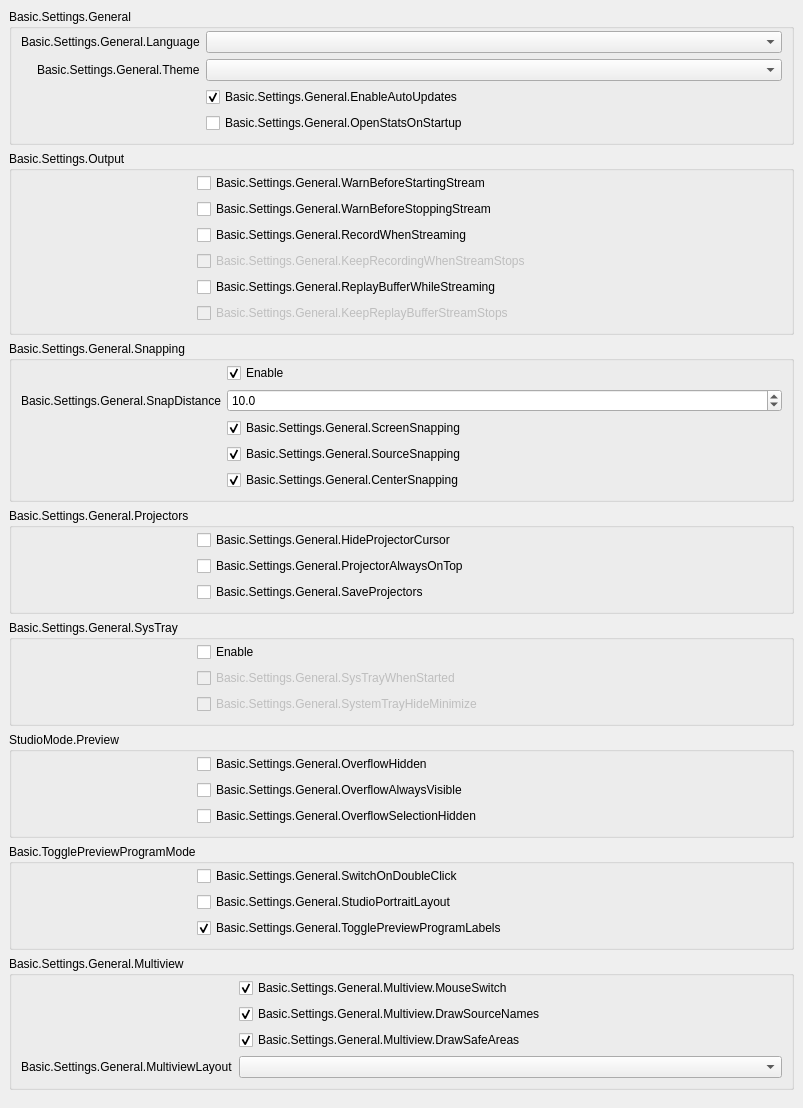
           <widget class="QWidget" name="scrollAreaWidgetContents_2">
            <property name="geometry">
             <rect>
              <x>0</x>
              <y>0</y>
              <width>803</width>
              <height>954</height>
             </rect>
            </property>
            <layout class="QVBoxLayout" name="verticalLayout_19">
             <property name="leftMargin">
              <number>0</number>
             </property>
             <property name="topMargin">
              <number>0</number>
             </property>
             <property name="rightMargin">
              <number>0</number>
             </property>
             <property name="bottomMargin">
              <number>9</number>
             </property>
             <item alignment="Qt::AlignTop">
              <widget class="QWidget" name="widget_2" native="true">
               <layout class="QVBoxLayout" name="verticalLayout_20">
                <item>
                 <widget class="QGroupBox" name="groupBox_15">
                  <property name="title">
                   <string>Basic.Settings.General</string>
                  </property>
                  <layout class="QFormLayout" name="formLayout_32">
                   <property name="fieldGrowthPolicy">
                    <enum>QFormLayout::AllNonFixedFieldsGrow</enum>
                   </property>
                   <property name="labelAlignment">
                    <set>Qt::AlignRight|Qt::AlignTrailing|Qt::AlignVCenter</set>
                   </property>
                   <property name="topMargin">
                    <number>2</number>
                   </property>
                   <item row="0" column="0">
                    <widget class="QLabel" name="label">
                     <property name="text">
                      <string>Basic.Settings.General.Language</string>
                     </property>
                     <property name="buddy">
                      <cstring>language</cstring>
                     </property>
                    </widget>
                   </item>
                   <item row="0" column="1">
                    <widget class="QComboBox" name="language"/>
                   </item>
                   <item row="1" column="0">
                    <widget class="QLabel" name="label_42">
                     <property name="text">
                      <string>Basic.Settings.General.Theme</string>
                     </property>
                     <property name="buddy">
                      <cstring>theme</cstring>
                     </property>
                    </widget>
                   </item>
                   <item row="1" column="1">
                    <widget class="QComboBox" name="theme"/>
                   </item>
                   <item row="2" column="0">
                    <spacer name="horizontalSpacer_3">
                     <property name="orientation">
                      <enum>Qt::Horizontal</enum>
                     </property>
                     <property name="sizeType">
                      <enum>QSizePolicy::Fixed</enum>
                     </property>
                     <property name="sizeHint" stdset="0">
                      <size>
                       <width>170</width>
                       <height>5</height>
                      </size>
                     </property>
                    </spacer>
                   </item>
                   <item row="2" column="1">
                    <widget class="QCheckBox" name="enableAutoUpdates">
                     <property name="text">
                      <string>Basic.Settings.General.EnableAutoUpdates</string>
                     </property>
                     <property name="checked">
                      <bool>true</bool>
                     </property>
                    </widget>
                   </item>
                   <item row="3" column="1">
                    <widget class="QCheckBox" name="openStatsOnStartup">
                     <property name="text">
                      <string>Basic.Settings.General.OpenStatsOnStartup</string>
                     </property>
                    </widget>
                   </item>
                  </layout>
                 </widget>
                </item>
                <item>
                 <widget class="QGroupBox" name="groupBox_16">
                  <property name="title">
                   <string>Basic.Settings.Output</string>
                  </property>
                  <layout class="QFormLayout" name="formLayout_2">
                   <property name="fieldGrowthPolicy">
                    <enum>QFormLayout::AllNonFixedFieldsGrow</enum>
                   </property>
                   <property name="topMargin">
                    <number>2</number>
                   </property>
                   <item row="0" column="0">
                    <spacer name="horizontalSpacer_5">
                     <property name="orientation">
                      <enum>Qt::Horizontal</enum>
                     </property>
                     <property name="sizeType">
                      <enum>QSizePolicy::Fixed</enum>
                     </property>
                     <property name="sizeHint" stdset="0">
                      <size>
                       <width>170</width>
                       <height>5</height>
                      </size>
                     </property>
                    </spacer>
                   </item>
                   <item row="0" column="1">
                    <widget class="QCheckBox" name="warnBeforeStreamStart">
                     <property name="text">
                      <string>Basic.Settings.General.WarnBeforeStartingStream</string>
                     </property>
                    </widget>
                   </item>
                   <item row="1" column="1">
                    <widget class="QCheckBox" name="warnBeforeStreamStop">
                     <property name="text">
                      <string>Basic.Settings.General.WarnBeforeStoppingStream</string>
                     </property>
                    </widget>
                   </item>
                   <item row="2" column="1">
                    <widget class="QCheckBox" name="recordWhenStreaming">
                     <property name="text">
                      <string>Basic.Settings.General.RecordWhenStreaming</string>
                     </property>
                    </widget>
                   </item>
                   <item row="3" column="1">
                    <widget class="QCheckBox" name="keepRecordStreamStops">
                     <property name="enabled">
                      <bool>false</bool>
                     </property>
                     <property name="text">
                      <string>Basic.Settings.General.KeepRecordingWhenStreamStops</string>
                     </property>
                    </widget>
                   </item>
                   <item row="4" column="1">
                    <widget class="QCheckBox" name="replayWhileStreaming">
                     <property name="text">
                      <string>Basic.Settings.General.ReplayBufferWhileStreaming</string>
                     </property>
                    </widget>
                   </item>
                   <item row="5" column="1">
                    <widget class="QCheckBox" name="keepReplayStreamStops">
                     <property name="enabled">
                      <bool>false</bool>
                     </property>
                     <property name="text">
                      <string>Basic.Settings.General.KeepReplayBufferStreamStops</string>
                     </property>
                    </widget>
                   </item>
                  </layout>
                 </widget>
                </item>
                <item>
                 <widget class="QGroupBox" name="groupBox_10">
                  <property name="enabled">
                   <bool>true</bool>
                  </property>
                  <property name="sizePolicy">
                   <sizepolicy hsizetype="Preferred" vsizetype="Maximum">
                    <horstretch>0</horstretch>
                    <verstretch>0</verstretch>
                   </sizepolicy>
                  </property>
                  <property name="title">
                   <string>Basic.Settings.General.Snapping</string>
                  </property>
                  <property name="flat">
                   <bool>false</bool>
                  </property>
                  <layout class="QFormLayout" name="formLayout_21">
                   <property name="fieldGrowthPolicy">
                    <enum>QFormLayout::AllNonFixedFieldsGrow</enum>
                   </property>
                   <property name="labelAlignment">
                    <set>Qt::AlignRight|Qt::AlignTrailing|Qt::AlignVCenter</set>
                   </property>
                   <property name="topMargin">
                    <number>2</number>
                   </property>
                   <item row="0" column="1">
                    <widget class="QCheckBox" name="snappingEnabled">
                     <property name="text">
                      <string>Enable</string>
                     </property>
                     <property name="checked">
                      <bool>true</bool>
                     </property>
                    </widget>
                   </item>
                   <item row="2" column="1">
                    <widget class="QCheckBox" name="screenSnapping">
                     <property name="text">
                      <string>Basic.Settings.General.ScreenSnapping</string>
                     </property>
                     <property name="checked">
                      <bool>true</bool>
                     </property>
                    </widget>
                   </item>
                   <item row="4" column="1">
                    <widget class="QCheckBox" name="centerSnapping">
                     <property name="text">
                      <string>Basic.Settings.General.CenterSnapping</string>
                     </property>
                     <property name="checked">
                      <bool>true</bool>
                     </property>
                    </widget>
                   </item>
                   <item row="3" column="1">
                    <widget class="QCheckBox" name="sourceSnapping">
                     <property name="text">
                      <string>Basic.Settings.General.SourceSnapping</string>
                     </property>
                     <property name="checked">
                      <bool>true</bool>
                     </property>
                    </widget>
                   </item>
                   <item row="1" column="1">
                    <widget class="QDoubleSpinBox" name="snapDistance">
                     <property name="decimals">
                      <number>1</number>
                     </property>
                     <property name="singleStep">
                      <double>0.500000000000000</double>
                     </property>
                     <property name="value">
                      <double>10.000000000000000</double>
                     </property>
                    </widget>
                   </item>
                   <item row="1" column="0">
                    <widget class="QLabel" name="label_9">
                     <property name="text">
                      <string>Basic.Settings.General.SnapDistance</string>
                     </property>
                     <property name="buddy">
                      <cstring>snapDistance</cstring>
                     </property>
                    </widget>
                   </item>
                   <item row="3" column="0">
                    <spacer name="horizontalSpacer_4">
                     <property name="orientation">
                      <enum>Qt::Horizontal</enum>
                     </property>
                     <property name="sizeType">
                      <enum>QSizePolicy::Fixed</enum>
                     </property>
                     <property name="sizeHint" stdset="0">
                      <size>
                       <width>170</width>
                       <height>5</height>
                      </size>
                     </property>
                    </spacer>
                   </item>
                  </layout>
                 </widget>
                </item>
                <item>
                 <widget class="QGroupBox" name="groupBox_14">
                  <property name="title">
                   <string>Basic.Settings.General.Projectors</string>
                  </property>
                  <layout class="QFormLayout" name="formLayout_28">
                   <property name="fieldGrowthPolicy">
                    <enum>QFormLayout::AllNonFixedFieldsGrow</enum>
                   </property>
                   <property name="topMargin">
                    <number>2</number>
                   </property>
                   <item row="0" column="1">
                    <widget class="QCheckBox" name="hideProjectorCursor">
                     <property name="text">
                      <string>Basic.Settings.General.HideProjectorCursor</string>
                     </property>
                    </widget>
                   </item>
                   <item row="1" column="1">
                    <widget class="QCheckBox" name="projectorAlwaysOnTop">
                     <property name="text">
                      <string>Basic.Settings.General.ProjectorAlwaysOnTop</string>
                     </property>
                    </widget>
                   </item>
                   <item row="2" column="1">
                    <widget class="QCheckBox" name="saveProjectors">
                     <property name="text">
                      <string>Basic.Settings.General.SaveProjectors</string>
                     </property>
                    </widget>
                   </item>
                   <item row="1" column="0">
                    <spacer name="horizontalSpacer">
                     <property name="orientation">
                      <enum>Qt::Horizontal</enum>
                     </property>
                     <property name="sizeType">
                      <enum>QSizePolicy::Fixed</enum>
                     </property>
                     <property name="sizeHint" stdset="0">
                      <size>
                       <width>170</width>
                       <height>5</height>
                      </size>
                     </property>
                    </spacer>
                   </item>
                  </layout>
                 </widget>
                </item>
                <item>
                 <widget class="QGroupBox" name="groupBox_13">
                  <property name="title">
                   <string>Basic.Settings.General.SysTray</string>
                  </property>
                  <layout class="QFormLayout" name="formLayout_29">
                   <property name="fieldGrowthPolicy">
                    <enum>QFormLayout::AllNonFixedFieldsGrow</enum>
                   </property>
                   <property name="topMargin">
                    <number>2</number>
                   </property>
                   <item row="0" column="1">
                    <widget class="QCheckBox" name="systemTrayEnabled">
                     <property name="text">
                      <string>Enable</string>
                     </property>
                    </widget>
                   </item>
                   <item row="1" column="1">
                    <widget class="QCheckBox" name="systemTrayWhenStarted">
                     <property name="enabled">
                      <bool>false</bool>
                     </property>
                     <property name="text">
                      <string>Basic.Settings.General.SysTrayWhenStarted</string>
                     </property>
                    </widget>
                   </item>
                   <item row="2" column="1">
                    <widget class="QCheckBox" name="systemTrayAlways">
                     <property name="enabled">
                      <bool>false</bool>
                     </property>
                     <property name="text">
                      <string>Basic.Settings.General.SystemTrayHideMinimize</string>
                     </property>
                    </widget>
                   </item>
                   <item row="1" column="0">
                    <spacer name="horizontalSpacer_2">
                     <property name="orientation">
                      <enum>Qt::Horizontal</enum>
                     </property>
                     <property name="sizeType">
                      <enum>QSizePolicy::Fixed</enum>
                     </property>
                     <property name="sizeHint" stdset="0">
                      <size>
                       <width>170</width>
                       <height>5</height>
                      </size>
                     </property>
                    </spacer>
                   </item>
                  </layout>
                 </widget>
                </item>
                <item>
                 <widget class="QGroupBox" name="groupBox_18">
                  <property name="title">
                   <string>StudioMode.Preview</string>
                  </property>
                  <layout class="QFormLayout" name="formLayout_35">
                   <property name="fieldGrowthPolicy">
                    <enum>QFormLayout::AllNonFixedFieldsGrow</enum>
                   </property>
                   <property name="labelAlignment">
                    <set>Qt::AlignRight|Qt::AlignTrailing|Qt::AlignVCenter</set>
                   </property>
                   <property name="topMargin">
                    <number>2</number>
                   </property>
                   <item row="1" column="1">
                    <widget class="QCheckBox" name="overflowAlwaysVisible">
                     <property name="text">
                      <string>Basic.Settings.General.OverflowAlwaysVisible</string>
                     </property>
                    </widget>
                   </item>
                   <item row="0" column="0">
                    <spacer name="horizontalSpacer_25">
                     <property name="orientation">
                      <enum>Qt::Horizontal</enum>
                     </property>
                     <property name="sizeHint" stdset="0">
                      <size>
                       <width>170</width>
                       <height>5</height>
                      </size>
                     </property>
                    </spacer>
                   </item>
                   <item row="2" column="1">
                    <widget class="QCheckBox" name="overflowSelectionHide">
                     <property name="text">
                      <string>Basic.Settings.General.OverflowSelectionHidden</string>
                     </property>
                    </widget>
                   </item>
                   <item row="0" column="1">
                    <widget class="QCheckBox" name="overflowHide">
                     <property name="text">
                      <string>Basic.Settings.General.OverflowHidden</string>
                     </property>
                    </widget>
                   </item>
                  </layout>
                 </widget>
                </item>
                <item>
                 <widget class="QGroupBox" name="groupBox_11">
                  <property name="title">
                   <string>Basic.TogglePreviewProgramMode</string>
                  </property>
                  <layout class="QFormLayout" name="formLayout_31">
                   <property name="fieldGrowthPolicy">
                    <enum>QFormLayout::AllNonFixedFieldsGrow</enum>
                   </property>
                   <property name="labelAlignment">
                    <set>Qt::AlignRight|Qt::AlignTrailing|Qt::AlignVCenter</set>
                   </property>
                   <property name="topMargin">
                    <number>2</number>
                   </property>
                   <item row="0" column="1">
                    <widget class="QCheckBox" name="doubleClickSwitch">
                     <property name="text">
                      <string>Basic.Settings.General.SwitchOnDoubleClick</string>
                     </property>
                    </widget>
                   </item>
                   <item row="0" column="0">
                    <spacer name="horizontalSpacer_6">
                     <property name="orientation">
                      <enum>Qt::Horizontal</enum>
                     </property>
                     <property name="sizeHint" stdset="0">
                      <size>
                       <width>170</width>
                       <height>5</height>
                      </size>
                     </property>
                    </spacer>
                   </item>
                   <item row="1" column="1">
                    <widget class="QCheckBox" name="studioPortraitLayout">
                     <property name="text">
                      <string>Basic.Settings.General.StudioPortraitLayout</string>
                     </property>
                    </widget>
                   </item>
                   <item row="2" column="1">
                    <widget class="QCheckBox" name="prevProgLabelToggle">
                     <property name="text">
                      <string>Basic.Settings.General.TogglePreviewProgramLabels</string>
                     </property>
                     <property name="checked">
                      <bool>true</bool>
                     </property>
                    </widget>
                   </item>
                  </layout>
                 </widget>
                </item>
                <item>
                 <widget class="QGroupBox" name="groupBoxMultiview">
                  <property name="title">
                   <string>Basic.Settings.General.Multiview</string>
                  </property>
                  <layout class="QFormLayout" name="formLayoutMultiview">
                   <property name="fieldGrowthPolicy">
                    <enum>QFormLayout::AllNonFixedFieldsGrow</enum>
                   </property>
                   <property name="labelAlignment">
                    <set>Qt::AlignRight|Qt::AlignTrailing|Qt::AlignVCenter</set>
                   </property>
                   <property name="topMargin">
                    <number>2</number>
                   </property>
                   <item row="0" column="0">
                    <spacer name="horizontalSpacerMultiview">
                     <property name="orientation">
                      <enum>Qt::Horizontal</enum>
                     </property>
                     <property name="sizeType">
                      <enum>QSizePolicy::Fixed</enum>
                     </property>
                     <property name="sizeHint" stdset="0">
                      <size>
                       <width>170</width>
                       <height>5</height>
                      </size>
                     </property>
                    </spacer>
                   </item>
                   <item row="0" column="1">
                    <widget class="QCheckBox" name="multiviewMouseSwitch">
                     <property name="text">
                      <string>Basic.Settings.General.Multiview.MouseSwitch</string>
                     </property>
                     <property name="checked">
                      <bool>true</bool>
                     </property>
                    </widget>
                   </item>
                   <item row="1" column="1">
                    <widget class="QCheckBox" name="multiviewDrawNames">
                     <property name="text">
                      <string>Basic.Settings.General.Multiview.DrawSourceNames</string>
                     </property>
                     <property name="checked">
                      <bool>true</bool>
                     </property>
                    </widget>
                   </item>
                   <item row="2" column="1">
                    <widget class="QCheckBox" name="multiviewDrawAreas">
                     <property name="text">
                      <string>Basic.Settings.General.Multiview.DrawSafeAreas</string>
                     </property>
                     <property name="checked">
                      <bool>true</bool>
                     </property>
                    </widget>
                   </item>
                   <item row="3" column="1">
                    <widget class="QComboBox" name="multiviewLayout"/>
                   </item>
                   <item row="3" column="0">
                    <widget class="QLabel" name="label_64">
                     <property name="text">
                      <string>Basic.Settings.General.MultiviewLayout</string>
                     </property>
                     <property name="buddy">
                      <cstring>multiviewLayout</cstring>
                     </property>
                    </widget>
                   </item>
                  </layout>
                 </widget>
                </item>
               </layout>
              </widget>
             </item>
            </layout>
           </widget>
